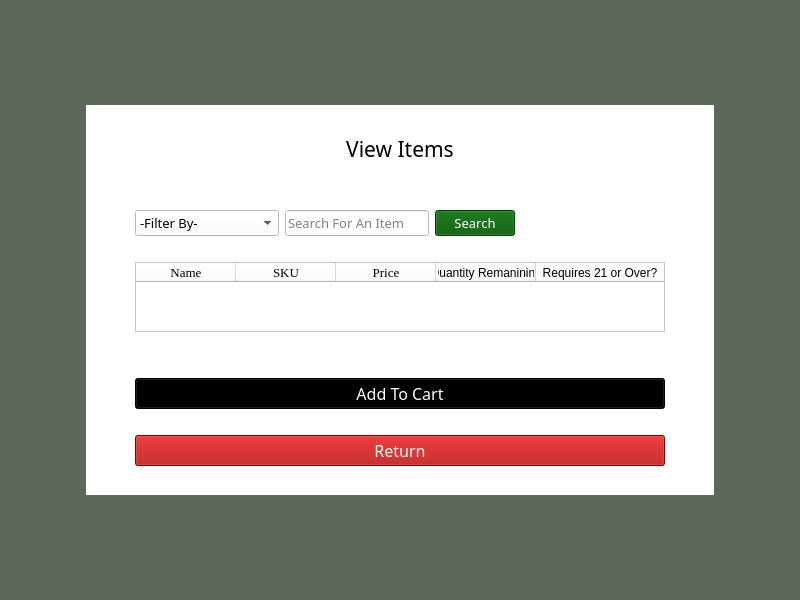
<?xml version="1.0" encoding="UTF-8"?>
<ui version="4.0">
 <class>MainWindow</class>
 <widget class="QMainWindow" name="MainWindow">
  <property name="geometry">
   <rect>
    <x>0</x>
    <y>0</y>
    <width>800</width>
    <height>600</height>
   </rect>
  </property>
  <property name="windowTitle">
   <string>Limitless Loyalty</string>
  </property>
  <property name="styleSheet">
   <string notr="true">background-color: rgb(93, 103, 90);</string>
  </property>
  <widget class="QWidget" name="centralwidget">
   <layout class="QGridLayout" name="gridLayout_2">
    <item row="3" column="1">
     <spacer name="horizontalSpacer_9">
      <property name="orientation">
       <enum>Qt::Horizontal</enum>
      </property>
      <property name="sizeHint" stdset="0">
       <size>
        <width>40</width>
        <height>20</height>
       </size>
      </property>
     </spacer>
    </item>
    <item row="2" column="1">
     <widget class="QWidget" name="gridWidget" native="true">
      <property name="styleSheet">
       <string notr="true">background-color: rgb(255, 255, 255);</string>
      </property>
      <layout class="QGridLayout" name="gridLayout">
       <item row="5" column="2">
        <widget class="QLineEdit" name="searchBox">
         <property name="font">
          <font>
           <family>Bell MT</family>
           <pointsize>10</pointsize>
          </font>
         </property>
         <property name="inputMask">
          <string/>
         </property>
         <property name="text">
          <string/>
         </property>
         <property name="placeholderText">
          <string>Search For An Item</string>
         </property>
         <property name="clearButtonEnabled">
          <bool>true</bool>
         </property>
        </widget>
       </item>
       <item row="8" column="4">
        <spacer name="verticalSpacer_5">
         <property name="orientation">
          <enum>Qt::Vertical</enum>
         </property>
         <property name="sizeHint" stdset="0">
          <size>
           <width>20</width>
           <height>40</height>
          </size>
         </property>
        </spacer>
       </item>
       <item row="1" column="1" colspan="4">
        <widget class="QLabel" name="label">
         <property name="font">
          <font>
           <family>Bell MT</family>
           <pointsize>16</pointsize>
          </font>
         </property>
         <property name="text">
          <string>View Items</string>
         </property>
         <property name="alignment">
          <set>Qt::AlignCenter</set>
         </property>
        </widget>
       </item>
       <item row="3" column="2">
        <spacer name="horizontalSpacer_6">
         <property name="orientation">
          <enum>Qt::Horizontal</enum>
         </property>
         <property name="sizeHint" stdset="0">
          <size>
           <width>40</width>
           <height>20</height>
          </size>
         </property>
        </spacer>
       </item>
       <item row="12" column="1" colspan="4">
        <widget class="QPushButton" name="returnBtn">
         <property name="font">
          <font>
           <family>Bell MT</family>
           <pointsize>12</pointsize>
          </font>
         </property>
         <property name="styleSheet">
          <string notr="true">background-color: rgb(170, 0, 0);
color: rgb(255, 255, 255);</string>
         </property>
         <property name="text">
          <string>Return</string>
         </property>
        </widget>
       </item>
       <item row="0" column="2">
        <spacer name="horizontalSpacer_8">
         <property name="orientation">
          <enum>Qt::Horizontal</enum>
         </property>
         <property name="sizeHint" stdset="0">
          <size>
           <width>40</width>
           <height>20</height>
          </size>
         </property>
        </spacer>
       </item>
       <item row="2" column="1" colspan="4">
        <widget class="QLabel" name="errMsg">
         <property name="styleSheet">
          <string notr="true">color: rgb(255, 255, 255);</string>
         </property>
         <property name="text">
          <string>&lt;DEFAULT ERROR TEXT&gt;</string>
         </property>
         <property name="alignment">
          <set>Qt::AlignCenter</set>
         </property>
        </widget>
       </item>
       <item row="5" column="0">
        <spacer name="horizontalSpacer_2">
         <property name="orientation">
          <enum>Qt::Horizontal</enum>
         </property>
         <property name="sizeHint" stdset="0">
          <size>
           <width>40</width>
           <height>20</height>
          </size>
         </property>
        </spacer>
       </item>
       <item row="13" column="1" colspan="2">
        <spacer name="horizontalSpacer_7">
         <property name="orientation">
          <enum>Qt::Horizontal</enum>
         </property>
         <property name="sizeHint" stdset="0">
          <size>
           <width>40</width>
           <height>20</height>
          </size>
         </property>
        </spacer>
       </item>
       <item row="7" column="1" colspan="4">
        <widget class="QTableWidget" name="tableWidget">
         <property name="font">
          <font>
           <family>Times New Roman</family>
           <pointsize>12</pointsize>
          </font>
         </property>
         <property name="horizontalScrollBarPolicy">
          <enum>Qt::ScrollBarAsNeeded</enum>
         </property>
         <property name="sizeAdjustPolicy">
          <enum>QAbstractScrollArea::AdjustToContentsOnFirstShow</enum>
         </property>
         <property name="alternatingRowColors">
          <bool>false</bool>
         </property>
         <attribute name="horizontalHeaderStretchLastSection">
          <bool>true</bool>
         </attribute>
         <column>
          <property name="text">
           <string>Name</string>
          </property>
          <property name="font">
           <font>
            <family>Times New Roman</family>
            <pointsize>10</pointsize>
           </font>
          </property>
         </column>
         <column>
          <property name="text">
           <string>SKU</string>
          </property>
          <property name="font">
           <font>
            <family>Times New Roman</family>
            <pointsize>10</pointsize>
           </font>
          </property>
         </column>
         <column>
          <property name="text">
           <string>Price</string>
          </property>
          <property name="font">
           <font>
            <family>Times New Roman</family>
            <pointsize>10</pointsize>
           </font>
          </property>
         </column>
         <column>
          <property name="text">
           <string>Quantity Remanining</string>
          </property>
         </column>
         <column>
          <property name="text">
           <string>Requires 21 or Over?</string>
          </property>
         </column>
        </widget>
       </item>
       <item row="5" column="3">
        <widget class="QPushButton" name="searchBtn">
         <property name="font">
          <font>
           <family>Bell MT</family>
           <pointsize>10</pointsize>
          </font>
         </property>
         <property name="styleSheet">
          <string notr="true">background-color: rgb(0, 85, 0);
color: rgb(255, 255, 255);</string>
         </property>
         <property name="text">
          <string>Search</string>
         </property>
        </widget>
       </item>
       <item row="7" column="5">
        <spacer name="horizontalSpacer_3">
         <property name="orientation">
          <enum>Qt::Horizontal</enum>
         </property>
         <property name="sizeHint" stdset="0">
          <size>
           <width>40</width>
           <height>20</height>
          </size>
         </property>
        </spacer>
       </item>
       <item row="6" column="4">
        <spacer name="horizontalSpacer">
         <property name="orientation">
          <enum>Qt::Horizontal</enum>
         </property>
         <property name="sizeHint" stdset="0">
          <size>
           <width>40</width>
           <height>20</height>
          </size>
         </property>
        </spacer>
       </item>
       <item row="5" column="1">
        <widget class="QComboBox" name="filterBox">
         <property name="font">
          <font>
           <family>Bell MT</family>
           <pointsize>10</pointsize>
          </font>
         </property>
         <item>
          <property name="text">
           <string>-Filter By-</string>
          </property>
         </item>
         <item>
          <property name="text">
           <string>Name</string>
          </property>
         </item>
         <item>
          <property name="text">
           <string>SKU</string>
          </property>
         </item>
         <item>
          <property name="text">
           <string>Price</string>
          </property>
         </item>
        </widget>
       </item>
       <item row="11" column="1">
        <spacer name="horizontalSpacer_11">
         <property name="orientation">
          <enum>Qt::Horizontal</enum>
         </property>
         <property name="sizeHint" stdset="0">
          <size>
           <width>40</width>
           <height>20</height>
          </size>
         </property>
        </spacer>
       </item>
       <item row="10" column="1" colspan="4">
        <widget class="QPushButton" name="addToCartBtn">
         <property name="font">
          <font>
           <family>Bell MT</family>
           <pointsize>12</pointsize>
          </font>
         </property>
         <property name="styleSheet">
          <string notr="true">background-color: rgb(0, 0, 0);
color: rgb(255, 255, 255);</string>
         </property>
         <property name="text">
          <string>Add To Cart</string>
         </property>
        </widget>
       </item>
      </layout>
     </widget>
    </item>
    <item row="2" column="0">
     <spacer name="horizontalSpacer_4">
      <property name="orientation">
       <enum>Qt::Horizontal</enum>
      </property>
      <property name="sizeHint" stdset="0">
       <size>
        <width>40</width>
        <height>20</height>
       </size>
      </property>
     </spacer>
    </item>
    <item row="2" column="2">
     <spacer name="horizontalSpacer_5">
      <property name="orientation">
       <enum>Qt::Horizontal</enum>
      </property>
      <property name="sizeHint" stdset="0">
       <size>
        <width>40</width>
        <height>20</height>
       </size>
      </property>
     </spacer>
    </item>
    <item row="4" column="1">
     <spacer name="verticalSpacer_4">
      <property name="orientation">
       <enum>Qt::Vertical</enum>
      </property>
      <property name="sizeHint" stdset="0">
       <size>
        <width>20</width>
        <height>40</height>
       </size>
      </property>
     </spacer>
    </item>
    <item row="0" column="1">
     <spacer name="verticalSpacer_3">
      <property name="orientation">
       <enum>Qt::Vertical</enum>
      </property>
      <property name="sizeHint" stdset="0">
       <size>
        <width>20</width>
        <height>40</height>
       </size>
      </property>
     </spacer>
    </item>
    <item row="1" column="1">
     <spacer name="horizontalSpacer_10">
      <property name="orientation">
       <enum>Qt::Horizontal</enum>
      </property>
      <property name="sizeHint" stdset="0">
       <size>
        <width>40</width>
        <height>20</height>
       </size>
      </property>
     </spacer>
    </item>
   </layout>
  </widget>
 </widget>
 <resources/>
 <connections/>
</ui>
